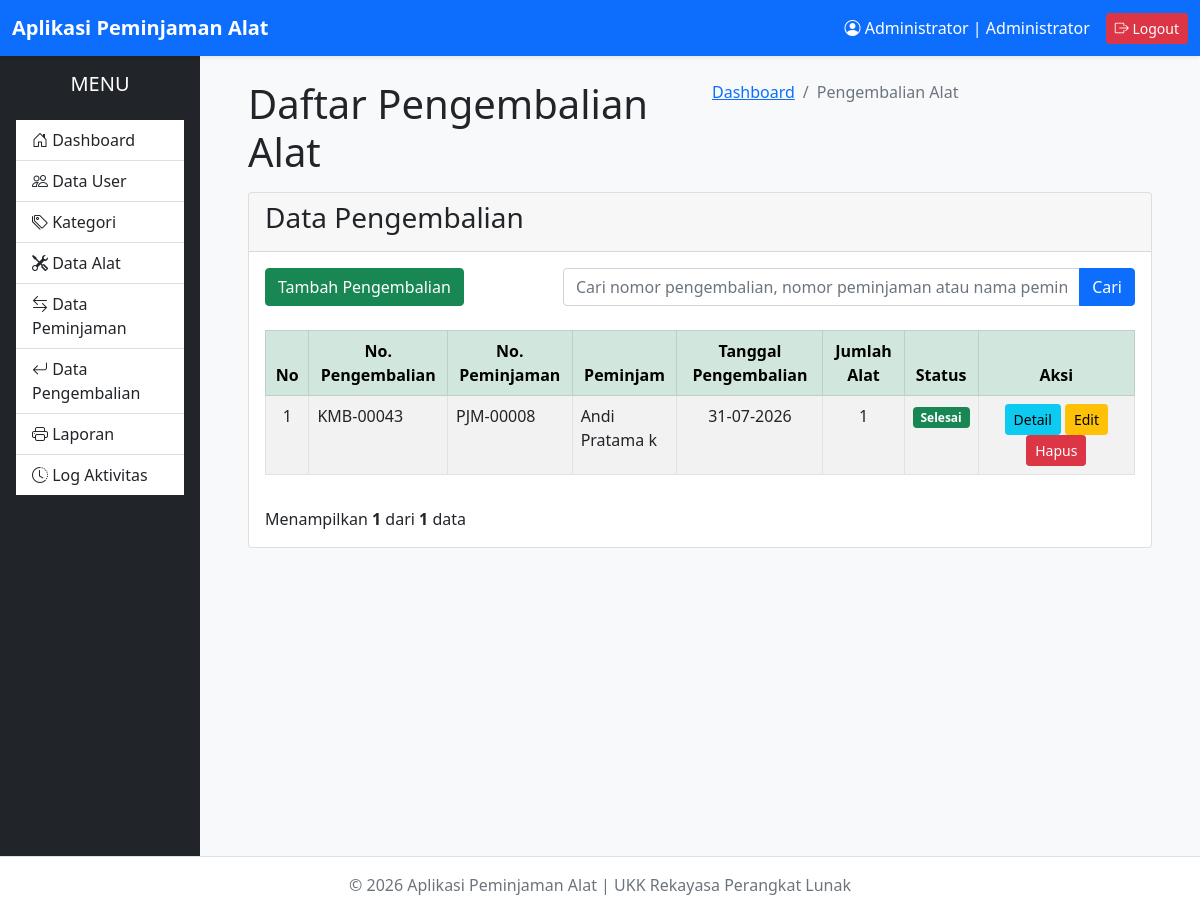
The page /administrator/pengembalian/index.php (signed in) on the database as committed earlier.
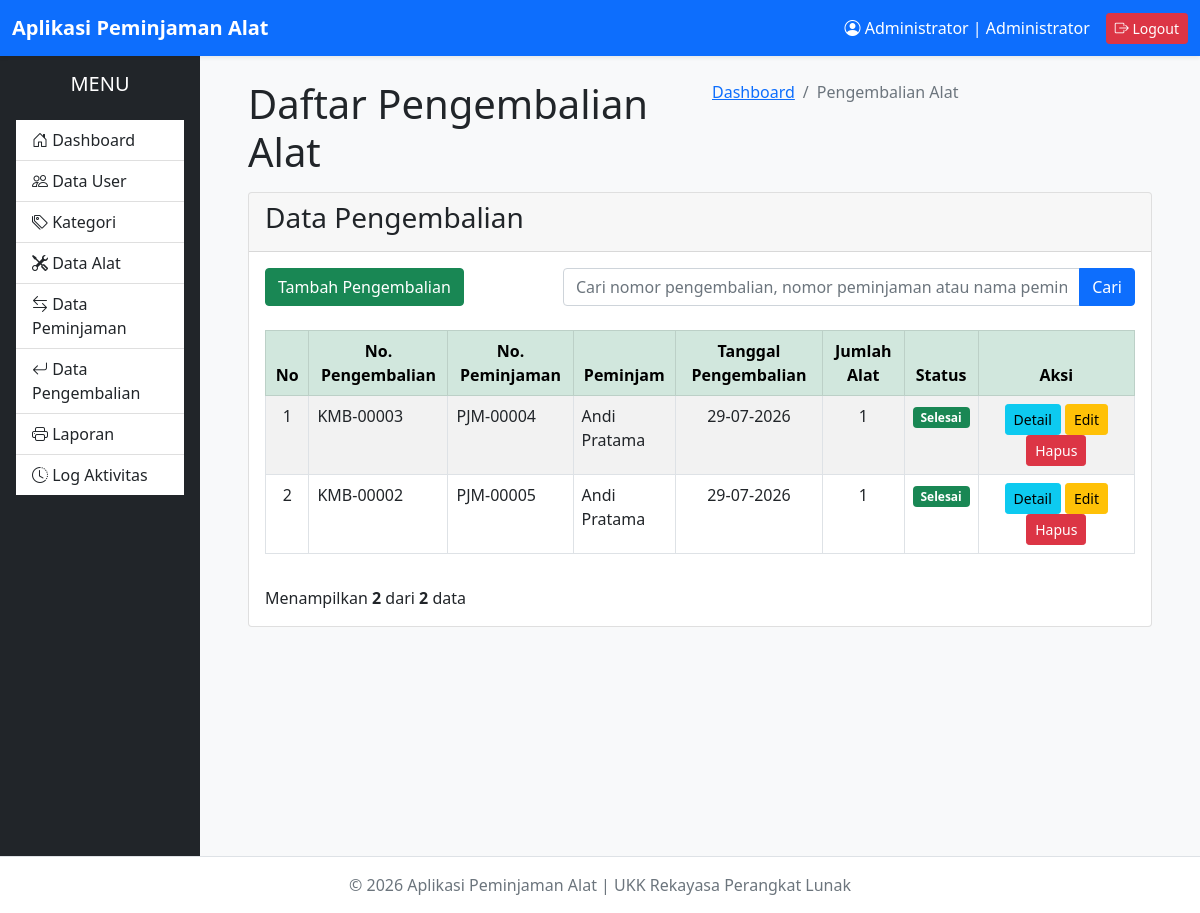
The same page on the database as committed later.
### tables this page shows
CREATE TABLE `pengembalian` (
  `id_pengembalian` int(11) NOT NULL,
  `id_peminjaman` int(11) NOT NULL,
  `tanggal_pengembalian` date NOT NULL,
  `kondisi_kembali` enum('Baik','Rusak Ringan','Rusak Berat') DEFAULT 'Baik',
  `keterangan` text DEFAULT NULL,
  `created_at` timestamp NOT NULL DEFAULT current_timestamp(),
  `updated_at` timestamp NOT NULL DEFAULT current_timestamp() ON UPDATE current_timestamp()
);

CREATE TABLE `users` (
  `id_user` int(11) NOT NULL,
  `nama_lengkap` varchar(100) NOT NULL,
  `username` varchar(50) NOT NULL,
  `password` varchar(255) NOT NULL,
  `level` enum('Administrator','Petugas','Peminjam') NOT NULL,
  `status` enum('Aktif','Tidak Aktif') DEFAULT 'Aktif',
  `created_at` timestamp NOT NULL DEFAULT current_timestamp(),
  `updated_at` timestamp NOT NULL DEFAULT current_timestamp() ON UPDATE current_timestamp()
);

CREATE TABLE `peminjaman` (
  `id_peminjaman` int(11) NOT NULL,
  `id_user` int(11) NOT NULL,
  `tanggal_pinjam` date NOT NULL,
  `tanggal_kembali` date NOT NULL,
  `status` enum('Menunggu','Disetujui','Ditolak','Dipinjam','Selesai') DEFAULT 'Menunggu',
  `created_at` timestamp NOT NULL DEFAULT current_timestamp(),
  `updated_at` timestamp NOT NULL DEFAULT current_timestamp() ON UPDATE current_timestamp()
);

### administrator/pengembalian/index.php (the view, shortened to what the changed rows need)
<?php
require '../../config/database.php';
$keyword = '';
$batasData = 10;
$halaman = isset($_GET['page']) ? (int) $_GET['page'] : 1;
$mulai = ($halaman - 1) * $batasData;
$sqlTotal = "
SELECT COUNT(*) AS total
FROM pengembalian pg
INNER JOIN peminjaman p
ON pg.id_peminjaman = p.id_peminjaman
INNER JOIN users u
ON p.id_user = u.id_user
WHERE
u.nama_lengkap LIKE ?
OR
p.id_peminjaman LIKE ?
OR
pg.id_pengembalian LIKE ?
";
$stmt = $conn->prepare($sqlTotal);
$cari = '%' . $keyword . '%';
$stmt->bind_param(
    'sss',
    $cari,
    $cari,
    $cari,
);
$stmt->execute();
$totalData = $stmt->get_result()->fetch_assoc()['total'];
$sql = "
SELECT
    pg.id_pengembalian,
    pg.id_peminjaman,
    pg.tanggal_pengembalian,
    pg.keterangan,
    p.status,
    u.nama_lengkap,
    COUNT(dp.id_detail_pengembalian) AS jumlah_alat
FROM pengembalian pg
INNER JOIN peminjaman p
ON pg.id_peminjaman = p.id_peminjaman
INNER JOIN users u
ON p.id_user = u.id_user
LEFT JOIN detail_pengembalian dp
ON pg.id_pengembalian = dp.id_pengembalian
WHERE
u.nama_lengkap LIKE ?
OR
p.id_peminjaman LIKE ?
OR
pg.id_pengembalian LIKE ?
GROUP BY
pg.id_pengembalian
ORDER BY
pg.id_pengembalian DESC
LIMIT ?, ?
";
$stmt = $conn->prepare($sql);
$stmt->bind_param(
    'sssii',
    $cari,
    $cari,
    $cari,
    $mulai,
    $batasData,
);
$stmt->execute();
$result = $stmt->get_result();
?>
<!DOCTYPE html>
<html lang="id">
<head>
    <?php include '../../layouts/header.php'; ?>
</head>
<body>
    <div class="wrapper">
        <?php
        require_once '../../layouts/sidebar.php';
        ?>
        <div class="content-wrapper">
            <section class="content-header">
                <div class="container-fluid">
                    <div class="row mb-2">
                        <div class="col-sm-6">
                            <h1>
                                Daftar Pengembalian Alat
                            </h1>
                        </div>
                    </div>
                </div>
            </section>
            <section class="content">
                <div class="container-fluid">
                    <div class="card card-success">
                        <div class="card-body">
                            <div class="table-responsive">
                                <table class="table table-bordered table-striped table-hover">
                                    <thead class="table-success">
                                        <tr class="text-center">
                                            <th width="5%">No</th>
                                            <th>No. Pengembalian</th>
                                            <th>No. Peminjaman</th>
                                            <th>Peminjam</th>
                                            <th>Tanggal Pengembalian</th>
                                            <th>Jumlah Alat</th>
                                            <th>Status</th>
                                            <th width="18%">Aksi</th>
                                        </tr>
                                    </thead>
                                    <tbody>
                                        <?php if ($result->num_rows > 0) : ?>
                                        <?php
            $no = $mulai + 1;
            while ($row = $result->fetch_assoc()) :
                $nomorPengembalian = "KMB-" . str_pad(
                    $row['id_pengembalian'],
                    5,
                    "0",
                    STR_PAD_LEFT
                );
                $nomorPeminjaman = "PJM-" . str_pad(
                    $row['id_peminjaman'],
                    5,
                    "0",
                    STR_PAD_LEFT
                );
                switch ($row['status']) {
                    case 'Selesai':
                        $badge = "success";
                        break;
                }
            ?>
                                        <tr>
                                            <td class="text-center">
                                                <?= $no++ ?>
                                            </td>
                                            <td>
                                                <?= htmlspecialchars($nomorPengembalian) ?>
                                            </td>
                                            <td>
                                                <?= htmlspecialchars($nomorPeminjaman) ?>
                                            </td>
                                            <td>
                                                <?= htmlspecialchars($row['nama_lengkap']) ?>
                                            </td>
                                            <td class="text-center">
                                                <?= date('d-m-Y', strtotime($row['tanggal_pengembalian'])) ?>
                                            </td>
                                            <td class="text-center">
                                                <?= $row['jumlah_alat'] ?>
                                            </td>
                                            <td class="text-center">
                                                <span class="badge bg-<?= $badge ?>">
                                                    <?= htmlspecialchars($row['status']) ?>
                                                </span>
                                            </td>
                                            <td class="text-center">
                                                <a href="detail.php?id=<?= $row['id_pengembalian'] ?>"
                                                    class="btn btn-info btn-sm">
                                                    Detail
                                                </a>
                                                <a href="edit.php?id=<?= $row['id_pengembalian'] ?>"
                                                    class="btn btn-warning btn-sm">
                                                    Edit
                                                </a>
                                                <a href="hapus.php?id=<?= $row['id_pengembalian'] ?>"
                                                    class="btn btn-danger btn-sm"
                                                    onclick="return confirm('Yakin ingin menghapus data pengembalian ini?');">
                                                    Hapus
                                                </a>
                                            </td>
                                        </tr>
                                        <?php endwhile; ?>
                                        <?php endif; ?>
                                    </tbody>
                                </table>
                            </div>
                            <div class="mt-3 d-flex justify-content-between align-items-center">
                                <div>
                                    Menampilkan
                                    <strong><?= $result->num_rows ?></strong>
                                    dari
                                    <strong><?= $totalData ?></strong>
                                    data
                                </div>
                            </div>
                        </div>
                    </div>
                </div>
            </section>
        </div>
        <?php include '../../layouts/footer.php'; ?>
</body>
</html>

Rows that differ between the two databases and show on the page:
removed pengembalian: id_pengembalian "KMB-00043", id_peminjaman "PJM-00008", users.nama_lengkap "Andi Pratama k", tanggal_pengembalian "31-07-2026", jumlah_alat "1", id_peminjaman.status "Selesai"
added pengembalian: id_pengembalian "KMB-00003", id_peminjaman "PJM-00004", users.nama_lengkap "Andi Pratama", tanggal_pengembalian "29-07-2026", jumlah_alat "1", id_peminjaman.status "Selesai"
added pengembalian: id_pengembalian "KMB-00002", id_peminjaman "PJM-00005", users.nama_lengkap "Andi Pratama", tanggal_pengembalian "29-07-2026", jumlah_alat "1", id_peminjaman.status "Selesai", id_pengembalian "2"
Other text that changed with them:
$totalData: "1" → "2"
$result->num_rows: "1" → (not shown)
